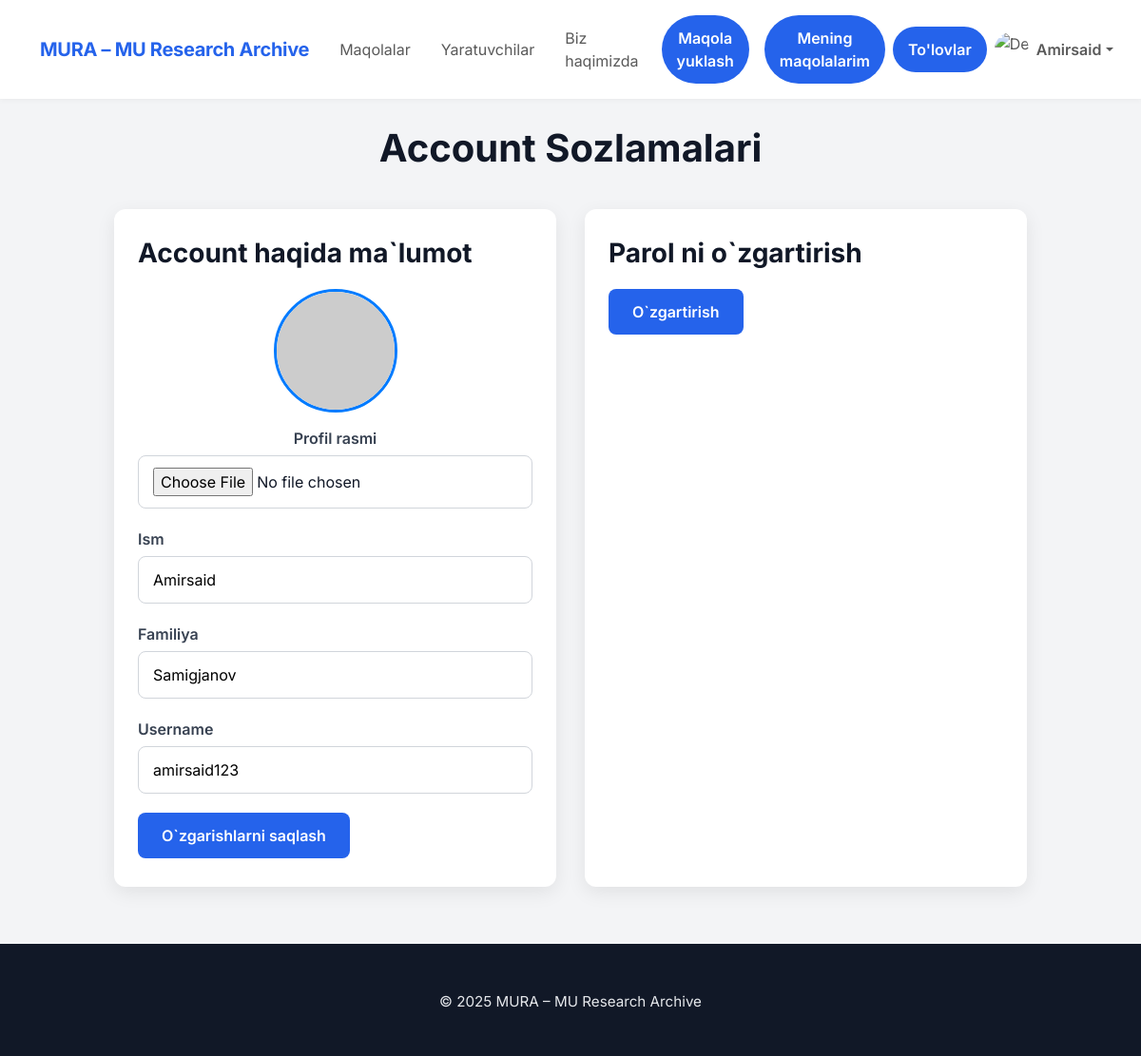
Screenshot of //profile/settings (signed in) with the database file from the repository.
### main/models.py (models this page shows, shortened)
class CustomUser(AbstractUser):
    avatar = models.ImageField(upload_to='avatars/', null=True, blank=True)
    status = models.IntegerField(default=0)

### main/Views/profile_settings.py (the view, shortened to what this page needs)
# urls.py: path('/profile/settings', ProfileUpdateView.as_view(), name='update_profile'),
class ProfileUpdateView(LoginRequiredMixin, View):
    template_name = 'settings.html'
    def get(self, request):
        return render(request, self.template_name)

### templates/settings.html (shortened to what this page needs)
{% extends "base.html" %}
{% load static %}
{% block style %}
    <link rel="stylesheet" href="{% static 'main/css/base.css' %}">
    <link rel="stylesheet" href="{% static 'main/css/settings.css' %}">
{% endblock %}
{% block content %}
    <div class="settings-container">
        <h1>Account Sozlamalari</h1>
        <div class="settings-grid">
            <div class="settings-card">
                <h2>Account haqida ma`lumot</h2>
                <form method="POST" action="{% url 'update_profile' %}" enctype="multipart/form-data">
                    <div class="form-group" style="text-align:center;">
                        {%if user.avatar%}
                        <img src="{{ user.avatar.url }}" class="avatar-preview" id="avatarPreview"
                             onerror="this.src='{% static 'main/img/default-avatar.png' %}'">
                        {%else%}
                            <img class="avatar-preview" id="avatarPreview" src='https://placehold.co/800x600?text=
                                    {{ user.first_name|default:"?"|slice:":1"|upper }}{{ user.last_name|default:"?"|slice:":1"|upper }}'
                                 alt="{{ user.first_name }} {{ user.last_name }}">
                        {%endif%}
                        <label for="avatar" style="display:block; margin-bottom:6px;">Profil rasmi</label>
                        <input type="file" name="avatar" id="avatar" accept="image/*"
                               onchange="previewAvatar(event)">
                    </div>
                    <div class="form-group">
                        <label for="first_name">Ism</label>
                        <input type="text" name="first_name" id="first_name" value="{{ user.first_name }}" required>
                    </div>
                    <div class="form-group">
                        <label for="last_name">Familiya</label>
                        <input type="text" name="last_name" id="last_name" value="{{ user.last_name }}" required>
                    </div>
                    <div class="form-group">
                        <label for="username">Username</label>
                        <input type="text" name="username" id="username" value="{{ user.username }}" required>
                    </div>
                    <button type="submit" class="btn">O`zgarishlarni saqlash</button>
                </form>
            </div>
            <div class="settings-card">
                <h2>Parol ni o`zgartirish</h2>
                <form method="POST" action="{% url 'change_password' %}">
                    <button type="submit" class="btn">O`zgartirish</button>
                </form>
            </div>
        </div>
    </div>
{% endblock %}

### templates/base.html (shortened to what this page needs)
{% load static %}
<!DOCTYPE html>
<html lang="en">
<head>
    <link href="https://cdn.jsdelivr.net/npm/bootstrap@5.3.3/dist/css/bootstrap.min.css" rel="stylesheet"/>
    <link
            rel="stylesheet"
            href="https://cdn.jsdelivr.net/npm/bootstrap-icons@1.11.3/font/bootstrap-icons.css"
    />
    {% block style %}{% endblock %}
</head>
<body style="height: fit-content;">
<nav class="navbar navbar-expand-lg fixed-top">
    <div class="container">
        <a class="navbar-brand" href="{% url 'main' %}">MURA – MU Research Archive</a>
        <div class="collapse navbar-collapse" id="navmenu">
            <ul class="navbar-nav ms-auto align-items-lg-center">
                <li class="nav-item"><a href="{% url 'all_papers' %}" class="nav-link px-3">Maqolalar</a></li>
                <li class="nav-item"><a href="{% url 'creators' %}" class="nav-link px-3">Yaratuvchilar</a></li>
                <li class="nav-item"><a href="{% url 'about' %}" class="nav-link px-3">Biz haqimizda</a></li>
                {% if user.is_authenticated %}
                    <li class="nav-item"><a href="{% url 'upload_paper' %}"
                                            class="m-lg-2 mb-2 px-3 btn btn-outline-primary rounded-pill">Maqola
                        yuklash</a></li>
                    <li class="nav-item"><a href="{% url 'my_papers' %}"
                                            class="px-3 m-lg-2 mb-2  btn btn-outline-primary rounded-pill">Mening
                        maqolalarim</a>
                    </li>
                    {% if user.is_superuser and user.status == 1 %}
                        <li class="nav-item"><a href="{% url 'payments' %}"
                                                class="px-3 btn btn-outline-primary rounded-pill">To'lovlar</a>
                        </li>
                    {% endif %}
                    <li class="nav-item dropdown">
                        <a class="nav-link dropdown-toggle d-flex align-items-center" href="#" id="profileDropdown"
                           role="button" data-bs-toggle="dropdown" aria-expanded="false">
                            {% if user.avatar %}
                                <img src="{{ user.avatar.url }}" alt="Avatar" class="rounded-circle" width="36"
                                     height="36" style="object-fit: cover;">
                            {% else %}
                                <img src="https://cdn-icons-png.flaticon.com/512/847/847969.png" alt="Default Avatar"
                                     class="rounded-circle" width="36" height="36" style="object-fit: cover;">
                            {% endif %}
                            <span class="ms-2 fw-semibold">{{ user.first_name }}</span>
                        </a>
                    </li>
                {% else %}
                    <li class="nav-item"><a href="{% url 'login' %}"
                                            class="btn btn-primary btn-sm ms-lg-3 p-2 m-1 text-white">Kirish</a></li>
                    <li class="nav-item"><a href="{% url 'register' %}"
                                            class="btn btn-primary btn-sm ms-lg-3 p-2 m-1 text-white">Ro'yxatdan
                        o'tish</a></li>
                {% endif %}
            </ul>
        </div>
    </div>
</nav>
{% block content %}
{% endblock %}
<footer>
    <div class="container">
        <p>© 2025 MURA – MU Research Archive</p>
    </div>
</footer>
</body>
</html>

### main/static/main/css/base.css (style rules this page uses)
.navbar .dropdown-toggle img { transition: transform 0.2s ease; }
body { font-family: 'Inter', sans-serif; background-color: #f9fafb; color: #1f2937; overflow-x: hidden; }
nav { background-color: #ffffff; box-shadow: 0 1px 6px rgba(0, 0, 0, 0.05); }
.navbar-brand { font-weight: 700; color: #2563eb !important; letter-spacing: -0.3px; }
footer { text-align: center; padding: 50px 0 30px; background: #111827; color: #e5e7eb; font-size: .95rem; }
body { padding-top: 72px; }
.btn { display: inline-block; background-color: #2563eb; color: #ffffff; padding: 12px 25px; border-radius: 8px; font-weight: 600; border: none; cursor: pointer; transition: background 0.3s ease, transform 0.2s ease; }

### main/static/main/css/settings.css (style rules this page uses)
body { background-color: #f3f4f6; font-family: 'Inter', sans-serif; color: #111827; }
.settings-container { max-width: 1000px; margin: 40px auto; padding: 20px; }
.settings-container h1 { text-align: center; margin-bottom: 40px; font-size: 2.5rem; font-weight: 700; }
.settings-grid { display: grid; grid-template-columns: repeat(auto-fit, minmax(350px, 1fr)); gap: 30px; }
.settings-card { background: #ffffff; padding: 30px 25px; border-radius: 12px; box-shadow: 0 6px 20px rgba(0, 0, 0, 0.08); transition: transform 0.3s ease, box-shadow 0.3s ease; }
.settings-card h2 { margin-bottom: 20px; font-size: 1.75rem; font-weight: 700; }
.form-group { margin-bottom: 20px; }
.form-group label { display: block; margin-bottom: 6px; font-weight: 600; color: #374151; }
.form-group input { width: 100%; padding: 12px 15px; border-radius: 8px; border: 1px solid #d1d5db; font-size: 1rem; transition: border 0.2s ease, box-shadow 0.2s ease; }
.btn { display: inline-block; background-color: #2563eb; color: #ffffff; padding: 12px 25px; border-radius: 8px; font-weight: 600; border: none; cursor: pointer; transition: background 0.3s ease, transform 0.2s ease; }
.avatar-preview { width: 130px; height: 130px; border-radius: 50%; object-fit: cover; border: 3px solid #007bff; margin-bottom: 15px; }

### rows the page displays
CustomUser: first_name "Amirsaid", last_name "Samigjanov", username "amirsaid123"
